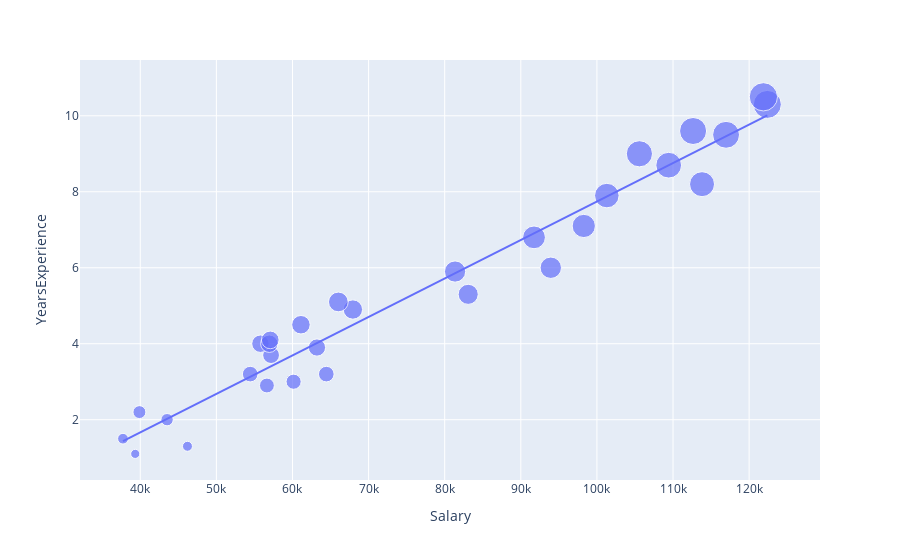

Notebook code for this chart:
### Code cell
figure = px.scatter(data_frame = data, 
                    x="Salary",
                    y="YearsExperience", 
                    size="YearsExperience", 
                    trendline="ols")
figure.show()

### Figure 1 — Plotly figure (JSON) as saved in the notebook; plotly's stock layout.template omitted (floating-point values rounded to 4 significant figures)
{"data": [{"hovertemplate": "Salary=%{x}<br>YearsExperience=%{marker.size}<extra></extra>", "legendgroup": "", "marker": {"color": "#636efa", "size": [1.1, 1.3, 1.5, 2, 2.2, 2.9, 3, 3.2, 3.2, 3.7, 3.9, 4, 4, 4.1, 4.5, 4.9, 5.1, 5.3, 5.9, 6, 6.8, 7.1, 7.9, 8.2, 8.7, 9, 9.5, 9.6, 10.3, 10.5], "sizemode": "area", "sizeref": 0.02625, "symbol": "circle"}, "mode": "markers", "name": "", "orientation": "v", "showlegend": false, "type": "scatter", "x": [39343, 46205, 37731, 43525, 39891, 56642, 60150, 54445, 64445, 57189, 63218, 55794, 56957, 57081, 61111, 67938, 66029, 83088, 81363, 93940, 91738, 98273, 101302, 113812, 109431, 105582, 116969, 112635, 122391, 121872], "xaxis": "x", "y": [1.1, 1.3, 1.5, 2, 2.2, 2.9, 3, 3.2, 3.2, 3.7, 3.9, 4, 4, 4.1, 4.5, 4.9, 5.1, 5.3, 5.9, 6, 6.8, 7.1, 7.9, 8.2, 8.7, 9, 9.5, 9.6, 10.3, 10.5], "yaxis": "y"}, {"hovertemplate": "<b>OLS trendline</b><br>YearsExperience = 0.000101266 * Salary + -2.38316<br>R<sup>2</sup>=0.956957<br><br>Salary=%{x}<br>YearsExperience=%{y} <b>(trend)</b><extra></extra>", "legendgroup": "", "marker": {"color": "#636efa", "symbol": "circle"}, "mode": "lines", "name": "", "showlegend": false, "type": "scatter", "x": [37731, 39343, 39891, 43525, 46205, 54445, 55794, 56642, 56957, 57081, 57189, 60150, 61111, 63218, 64445, 66029, 67938, 81363, 83088, 91738, 93940, 98273, 101302, 105582, 109431, 112635, 113812, 116969, 121872, 122391], "xaxis": "x", "y": [1.438, 1.601, 1.656, 2.024, 2.296, 3.13, 3.267, 3.353, 3.385, 3.397, 3.408, 3.708, 3.805, 4.019, 4.143, 4.303, 4.497, 5.856, 6.031, 6.907, 7.13, 7.569, 7.875, 8.309, 8.698, 9.023, 9.142, 9.462, 9.958, 10.01], "yaxis": "y"}], "layout": {"autosize": true, "legend": {"itemsizing": "constant", "tracegroupgap": 0}, "margin": {"t": 60}, "xaxis": {"anchor": "y", "autorange": true, "domain": [0, 1], "range": [32500.0, 128300.0], "title": {"text": "Salary"}, "type": "linear"}, "yaxis": {"anchor": "x", "autorange": true, "domain": [0, 1], "range": [0.2444, 11.92], "title": {"text": "YearsExperience"}, "type": "linear"}}}
